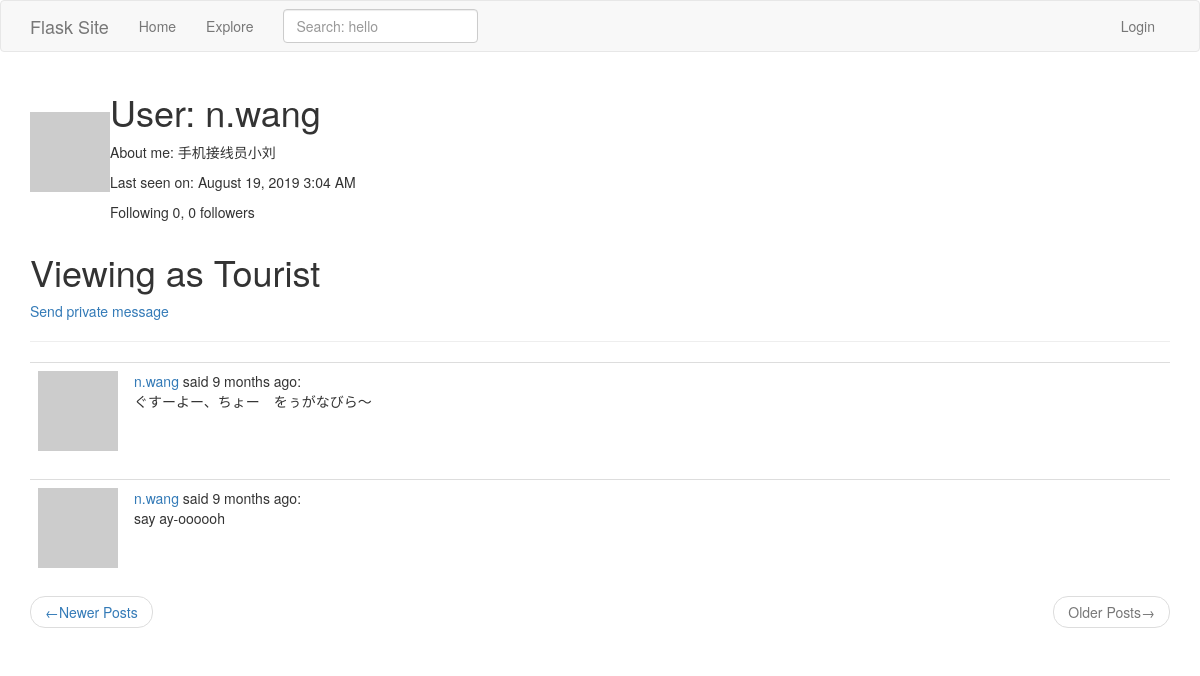
/user/n.wang?page=3, run on the app's committed database.
### app/models.py (models this page shows, shortened)
class PaginatedAPIMixin(object):
    @staticmethod
    def to_collect_dictionary(query, page, per_page, endpoint, **kwargs):
        resources = query.paginate(page, per_page, False)
        data = {
            'items': [item.to_dict() for item in resources.items],
            '_meta': {
                'page': page,
                'per_page': per_page,
                'total_pages': resources.pages,
                'total_items': resources.total
            },
            '_links': {
                'self': url_for(endpoint, page=page, per_page=per_page, **kwargs),
                'next': url_for(endpoint, page=page + 1, per_page=per_page, **kwargs) if resources. has_next else None,
                'prev': url_for(endpoint, page=page - 1, per_page=per_page, **kwargs) if resources.has_prev else None
            }
        }
        return data

class User(PaginatedAPIMixin, UserMixin, db.Model):
    id = db.Column(db.Integer, primary_key=True)
    username = db.Column(db.String(64), index=True, unique=True)
    email = db.Column(db.String(120), index=True, unique=True)
    password_hash = db.Column(db.String(126))
    posts = db.relationship("Post", backref='author', lazy='dynamic')
    about_me = db.Column(db.String(140))
    last_seen = db.Column(db.DateTime, default=datetime.utcnow)
    followed = db.relationship("User", secondary=followers,
                               primaryjoin=(followers.c.follower_id == id),
                               secondaryjoin=(followers.c.followed_id == id),
                               backref=db.backref('followers', lazy='dynamic'), lazy='dynamic')
    messages_sent = db.relationship("Message", foreign_keys='Message.sender_id',
                                    backref='author', lazy='dynamic')
    messages_received = db.relationship('Message', foreign_keys='Message.recipient_id',
                                        backref='recipient', lazy='dynamic')
    last_message_read_time = db.Column(db.DateTime)
    notifications = db.relationship("Notification", backref='user', lazy="dynamic")
    tasks = db.relationship("Task", backref="user", lazy="dynamic")
    token = db.Column(db.String(32), index=True, unique=True)
    token_expiration = db.Column(db.DateTime)
    def avatar(self, size):
        digest = md5(self.email.lower().encode("utf-8")).hexdigest()
        return "https://www.gravatar.com/avatar/{}?d=identicon&s={}".format(digest, size)

class SearchableMixin(object):
    @classmethod
    def search(cls, expression, page, per_page):
        ids, total = query_index(cls.__tablename__, expression, page, per_page)
        if total == 0:
            return cls.query.filter_by(id=0), 0
        when = []
        for i in range(len(ids)):
            when.append((ids[i], i))
        return cls.query.filter(cls.id.in_(ids)).order_by(
            db.case(when, value=cls.id)), total

class Post(SearchableMixin, db.Model):
    __searchable__ = ['body']
    id = db.Column(db.Integer, primary_key=True)
    body = db.Column(db.String(140))
    timestamp = db.Column(db.DateTime, default=datetime.utcnow, index=True)
    user_id = db.Column(db.Integer, db.ForeignKey('user.id'))
    language = db.Column(db.String(5))

### app/main/routes.py (the view)
@main_bp.route("/user/<username>")
def user(username):
    user = User.query.filter_by(username=username).first_or_404()
    page = request.args.get('page', 1, type=int)
    posts = user.posts.order_by(Post.timestamp.desc()).paginate(page, current_app.config['POSTS_PER_PAGE'], False)
    prev_url = url_for('.user', username=user.username, page=posts.prev_num) if posts.has_prev else None
    next_url = url_for('.user', username=user.username, page=posts.next_num) if posts.has_next else None
    return render_template('user.html', user=user,
                           posts=posts.items, prev_url=prev_url, next_url=next_url)

### app/main/forms.py
class SearchForm(FlaskForm):
    q = StringField(_l('Search: hello'), validators=[DataRequired()])
    def __init__(self, *args, **kwargs):
        if 'formdata' not in kwargs:
            kwargs['formdata'] = request.args
        if 'csrf_enabled' not in kwargs:
            kwargs['csrf_enabled'] = False
        super(SearchForm, self).__init__(*args, **kwargs)

### app/main/routes.py (called while the page is built)
@main_bp.before_request
def before_request():
    if current_user.is_authenticated:
        current_user.last_seen = datetime.utcnow()
        db.session.commit()
    g.search_form = SearchForm()
    g.locale = str(get_locale())

### app/templates/user.html (shortened to what this page needs)
{% extends 'base.html' %}
{% block page_content %}
    <table valign="top">
        <tr>
            <td><img src="{{ user.avatar(128) }}"></td>
            <td>
                <h1>User: {{ user.username }}</h1>
                {% if user.about_me %}<p>About me: {{ user.about_me }}</p>{% endif %}
                {% if user.last_seen %}<p>Last seen on: {{ moment(user.last_seen).format('LLL') }}</p>{% endif %}
                <p>Following {{ user.followed.count() }}, {{ user.followers.count() }} followers</p>
            </td>
        </tr>
    </table>
    {% if not current_user.is_authenticated %}
    <h1>Viewing as Tourist</h1>
    {% endif %}
    <p>
        <a href="{{ url_for('main.send_messages', recipient=user.username) }}">
            {{ _('Send private message') }}
        </a>
    </p>
    <hr>
    {% for post in posts %}
        {% include '_post.html' %}
    {% endfor %}
    <nav aria-label="...">
        <ul class="pager">
            <li class="previous{% if not prev_url %} disabled {% endif %}">
                <a href="{{ prev_url or '#' }}">
                    <span aria-hidden="true">&larr;</span>Newer Posts
                </a>
            </li>
            <li class="next {% if not next_url %} disabled {% endif %}">
                <a href="{{ next_url or '#' }}">
                    Older Posts<span aria-hidden="true">&rarr;</span>
                </a>
            </li>
        </ul>
    </nav>
{% endblock %}

### app/templates/_post.html (shortened to what this page needs)
<table class="table table-hover">
    <tr>
        <td width="70px">
            <span class="user_popup">
                <a href="{{ url_for('main.user', username=post.author.username) }}">
                    <img src="{{ post.author.avatar(70) }}" />
                </a>
            </span>
        </td>
        <td>
            {{ _("%(username)s said %(when)s: "
            , username=user_link, when=moment(post.timestamp).fromNow()) }}<br>
            <span id="post{{ post.id }}">{{ post.body }}</span>
        </td>
    </tr>
</table>

### data on the page
User: username "n.wang", about_me "手机接线员小刘", last_seen "August 19, 2019 3:04 AM"
Post: body "ぐすーよー、ちょー をぅがなびら〜"
Post: body "say ay-oooooh"

### other printed values
{{ user.followed.count() }} "0"
{{ user.followers.count() }} "0"
